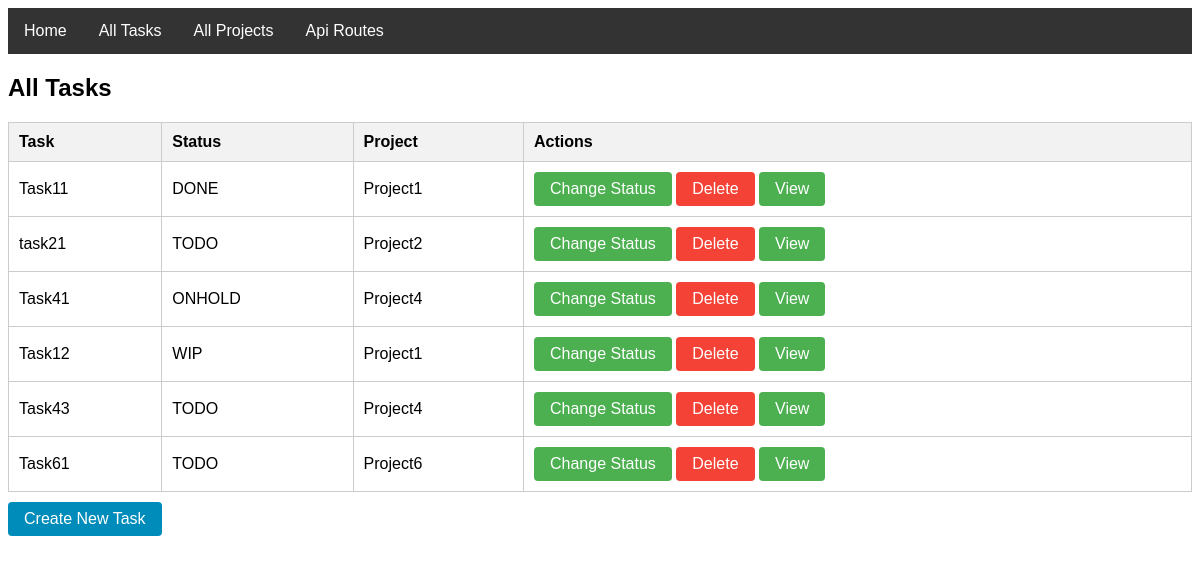
/tasks/, run on an earlier commit of the app's database.
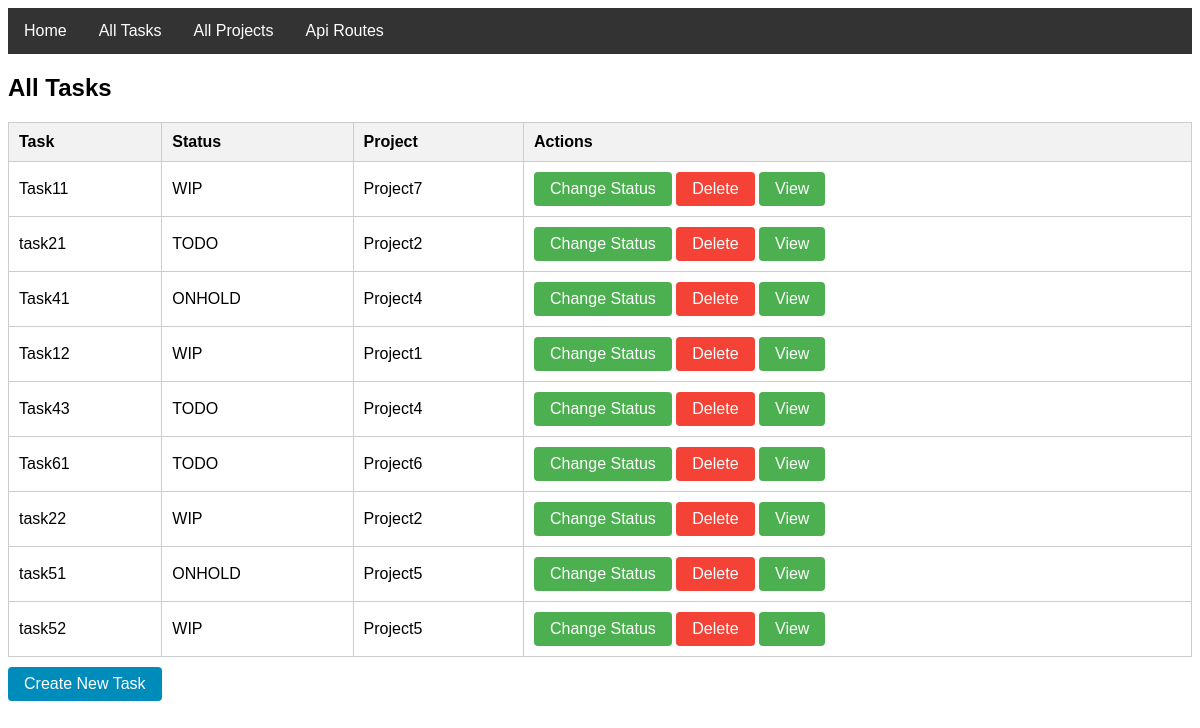
And on a later commit of the database.
### project_task/models.py (models this page shows, shortened)
class Task(models.Model):
    STATUS_CHOICES = [
        ('TODO', 'To Do'),
        ('WIP', 'Work In Progress'),
        ('ONHOLD', 'On Hold'),
        ('DONE', 'Done'),
    ]
    name = models.CharField(max_length=100)
    description = models.TextField(blank=True, default='No Description Given')
    project = models.ForeignKey('Project', on_delete=models.CASCADE, related_name='task')
    status = models.CharField(max_length=10, choices=STATUS_CHOICES, default='No Status Available')

class Project(models.Model):
    name = models.CharField(max_length=100)
    description = models.TextField(blank=True, default='No Description Given')
    client = models.ForeignKey('Client', on_delete=models.CASCADE)
    start_date = models.DateField()
    end_date = models.DateField(null=True, blank=True)

### project_task/views.py (the view)
# urls.py: path('tasks/', TaskListView.as_view(), name='task_list'),
class TaskListView(ListView):
    model = Task
    template_name = 'project_task/task_list.html'

### project_task/templates/project_task/task_list.html (shortened to what this page needs)
{% extends 'project_task/base.html' %}
{% block content %}
<h2>All Tasks</h2>
<table>
  <thead>
    <tr>
      <th>Task</th>
      <th>Status</th>
      <th>Project</th>
      <th>Actions</th>
    </tr>
  </thead>
  <tbody>
    {% for task in object_list %}
    <tr>
      <td>{{ task.name }}</td>
      <td>{{ task.status }}</td>
      <td>{{ task.project.name }}</td>
      <td>
        <a class="btn-edit" href="{% url 'task_update' task.pk %}">Change Status</a>
        <a class="btn-delete" href="{% url 'task_delete' task.pk %}">Delete</a>
        <a class="btn-view" href="{% url 'task_detail' task.pk %}">View</a>
      </td>
    </tr>
    {% endfor %}
  </tbody>
</table>
<a class="btn-create" href="{% url 'task_create' %}">Create New Task</a>
{% endblock %}

### project_task/templates/project_task/base.html (shortened to what this page needs)
{% load static %}
<!DOCTYPE html>
<html lang="en">
<head>
    <link rel="stylesheet" href="{% static 'project_task/base.css' %}">
</head>
<body>
    <header>
          <ul class="navbar">
            <li><a class="active" href="{% url 'home' %}">Home</a></li>
            <li><a href="{% url 'task_list' %}">All Tasks</a></li>
            <li><a href="{% url 'project_list' %}">All Projects</a></li>
            <li><a href="{% url 'api_home' %}">Api Routes</a></li>
          </ul>
    </header>
    <main>
        {% block content %}
        {% endblock %}
    </main>
</body>
</html>

### project_task/static/project_task/base.css (style rules this page uses)
ul { list-style-type: none; }
.navbar { margin: 0; padding: 0; overflow: hidden; background-color: #333; }
li { float: left; }
.navbar li a { display: block; color: white; text-align: center; padding: 14px 16px; text-decoration: none; }
body { font-family: Arial, sans-serif; }
table { border-collapse: collapse; width: 100%; }
table, th, td { border: 1px solid #ccc; }
th, td { padding: 10px; text-align: left; }
th { background-color: #f2f2f2; }
.btn-view, .btn-delete, .btn-create, .btn-edit { display: inline-block; padding: 8px 16px; text-decoration: none; color: #fff; border-radius: 4px; transition: background-color 0.3s; }
.btn-view, .btn-edit { background-color: #4CAF50; }
.btn-delete { background-color: #f44336; }
.btn-create { background-color: #008CBA; margin-top: 10px; }

What changed in the data, as far as the page shows it:
changed Task "Task11": status "DONE" → "WIP"; project.name "Project1" → "Project7"
added Task: name "task22", status "WIP", project.name "Project2"
added Task: name "task51", status "ONHOLD", project.name "Project5"
added Task: name "task52", status "WIP", project.name "Project5"
